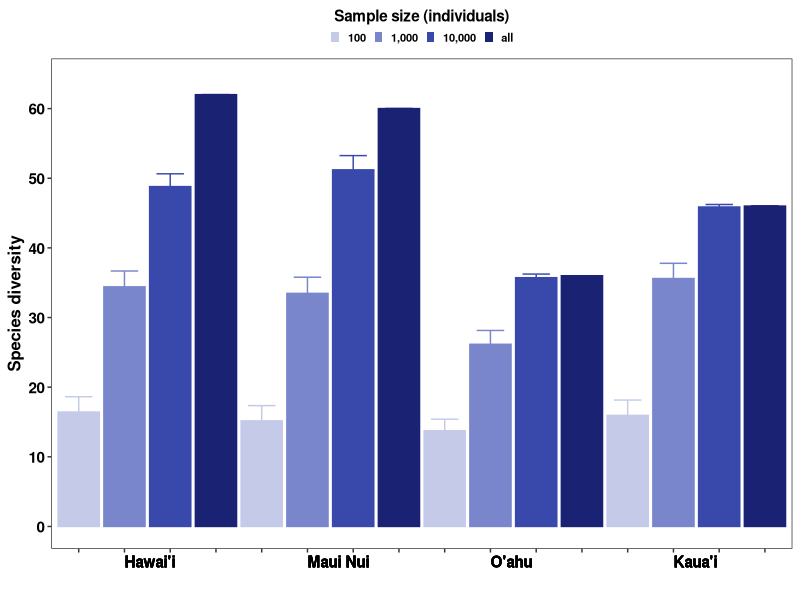
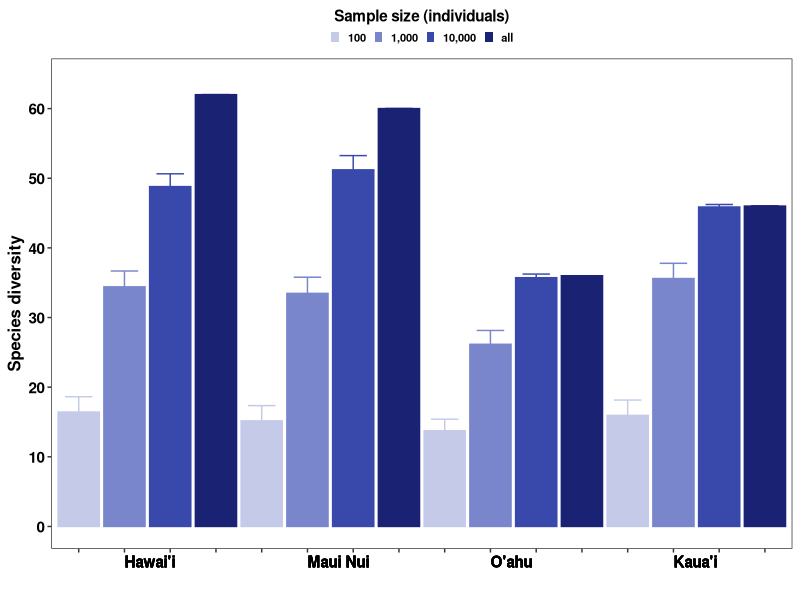

Recreate these plots in R, in order.
################################
# Rarefied diversity by island #
# for different # of indiv.    #
################################
# move to SI

require(dplyr)
require(ggplot2)
require(grid)
require(reshape2)

#########
# data ##
#########

SppR<-read.csv("Cleaned_Data/RarefySppRichness_alldata.csv",header=T)

SppR$Rarefy<-factor(SppR$Rarefy, levels=c("N100","N1000","N10000","all"))
SppR$Location<-factor(SppR$Location,levels=c("Hawai'i Island","Maui Nui","O'ahu Island","Kaua'i Island"))

SppR$Loc_Rare<-as.factor(paste(SppR$Location,SppR$Rarefy,sep="_"))

SppR$Loc_Rare<-factor(SppR$Loc_Rare, levels=c("Hawai'i Island_N100","Hawai'i Island_N1000","Hawai'i Island_N10000","Hawai'i Island_all",
                                              "Maui Nui_N100","Maui Nui_N1000","Maui Nui_N10000","Maui Nui_all" ,
                                              "O'ahu Island_N100","O'ahu Island_N1000","O'ahu Island_N10000","O'ahu Island_all",
                                              "Kaua'i Island_N100","Kaua'i Island_N1000","Kaua'i Island_N10000","Kaua'i Island_all"))

SppR$Rarefy<-as.character(SppR$Rarefy)
SppR$Rarefy2<-ifelse(SppR$Rarefy=="N100","100",NA)
SppR$Rarefy2<-ifelse(SppR$Rarefy=="N1000","1,000",SppR$Rarefy2)
SppR$Rarefy2<-ifelse(SppR$Rarefy=="N10000","10,000",SppR$Rarefy2)
SppR$Rarefy2<-ifelse(SppR$Rarefy=="all","all",SppR$Rarefy2)
SppR$Rarefy2<-as.factor(SppR$Rarefy2)
SppR$Rarefy2<-factor(SppR$Rarefy2, levels=c("100","1,000","10,000","all"))

###########
# figure ##
###########

All_bar<-ggplot(SppR,aes(x=Loc_Rare,y=S,colour=Rarefy2, fill=Rarefy2))+ 
  geom_bar(stat="identity",position=position_dodge())+
  geom_errorbar(data=SppR,aes(ymin=S-se,ymax =S+se), width=0.6) +
  scale_x_discrete(labels=c("Hawai'i Island_N100"="","Hawai'i Island_N1000"="Hawai'i","Hawai'i Island_N10000"="","Hawai'i Island_all"="",
                            "Maui Nui_N100"="","Maui Nui_N1000"="Maui Nui","Maui Nui_N10000"="","Maui Nui_all"="" ,
                            "O'ahu Island_N100"="","O'ahu Island_N1000"="O'ahu","O'ahu Island_N10000"="","O'ahu Island_all"="",
                            "Kaua'i Island_N100"="","Kaua'i Island_N1000"="Kaua'i","Kaua'i Island_N10000"="","Kaua'i Island_all"=""))+
  
  scale_fill_manual(values=c("#C5CAE9","#7986CB","#3949AB","#1A2373"))+
  scale_colour_manual(values=c("#C5CAE9","#7986CB","#3949AB","#1A2373"))+
  
  scale_y_continuous(limits=c(0,64),breaks=c(0, 10, 20, 30, 40, 50, 60))+
  guides(colour=FALSE,fill=guide_legend(title="Sample size (individuals)",title.position = "top"))+
  labs(x="",y="Species diversity")+
  theme_bw()+theme(legend.position="top", 
                   axis.title.y=element_text(colour="black",face="bold",size=12, family="sans"),
                   axis.title.x=element_text(colour="black",face="bold",size=12,family="sans"),
                   axis.text.x=element_text(colour=c("black"),face="bold",size=11, family="sans",hjust=c(0.2,0,0,0)),
                   axis.text.y=element_text(colour=c("black"),face="bold",size=11,family="sans"),
                   legend.text=element_text(colour=c("black"),face="bold",size=8, family="sans"),
                   legend.title = element_text(colour="black",face="bold",size=11, family="sans"),
                   legend.title.align = 0.5,
                   legend.key.size = unit(0.25,"cm"),
                   legend.margin =margin(t=0, r=0, b=0, l=0, unit="cm"),
                   panel.grid.major = element_blank(), panel.grid.minor = element_blank())

ggsave(filename = file.path("Figures", "IslandLevel_Rare_SppDiv_FigS1.png"), 
       width    = 8.7, 
       height   = 6.7, 
       units    = "cm",dpi = 900)

All_bar

dev.off()